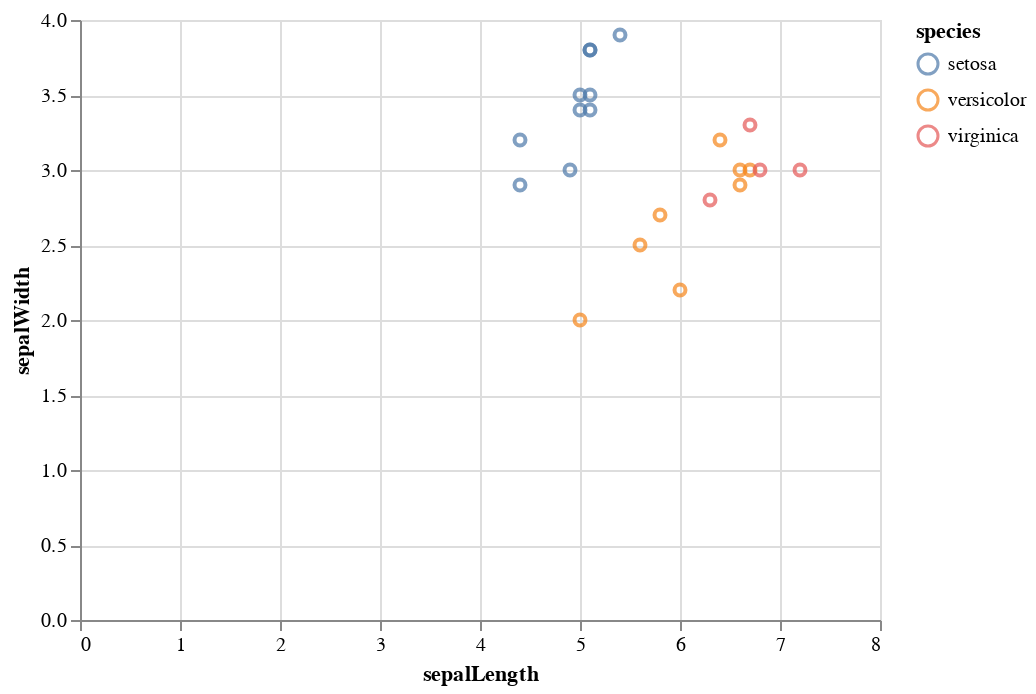

The notebook cell this image was saved under:
### Code cell
iris_comp_plot = alt.Chart(iris_comp20).mark_point().encode(
    x=x,
    y=y,
    color='species',
    tooltip=(x,y)
).interactive()

iris_comp_plot

### Figure 1 — Vega-Lite specification as saved in the notebook (floating-point values rounded to 4 significant figures)
{"config": {"view": {"continuousWidth": 400, "continuousHeight": 300}}, "data": {"name": "data-a0469d662680162d608612a640bc216e"}, "mark": "point", "encoding": {"color": {"field": "species", "type": "nominal"}, "tooltip": [{"field": "sepalLength", "type": "quantitative"}, {"field": "sepalWidth", "type": "quantitative"}], "x": {"field": "sepalLength", "type": "quantitative"}, "y": {"field": "sepalWidth", "type": "quantitative"}}, "selection": {"selector003": {"type": "interval", "bind": "scales", "encodings": ["x", "y"]}}, "$schema": "https://vega.github.io/schema/vega-lite/v4.17.0.json", "datasets": {"data-a0469d662680162d608612a640bc216e": [{"sepalLength": 5.1, "sepalWidth": 3.5, "petalLength": 1.4, "petalWidth": 0.2, "species": "setosa"}, {"sepalLength": 4.9, "sepalWidth": 3.0, "petalLength": 1.4, "petalWidth": 0.2, "species": "setosa"}, {"sepalLength": 4.4, "sepalWidth": 2.9, "petalLength": 1.4, "petalWidth": 0.2, "species": "setosa"}, {"sepalLength": 5.4, "sepalWidth": 3.9, "petalLength": 1.3, "petalWidth": 0.4, "species": "setosa"}, {"sepalLength": 5.1, "sepalWidth": 3.8, "petalLength": 1.5, "petalWidth": 0.3, "species": "setosa"}, {"sepalLength": 5.0, "sepalWidth": 3.4, "petalLength": 1.6, "petalWidth": 0.4, "species": "setosa"}, {"sepalLength": 5.1, "sepalWidth": 3.4, "petalLength": 1.5, "petalWidth": 0.2, "species": "setosa"}, {"sepalLength": 5.0, "sepalWidth": 3.5, "petalLength": 1.3, "petalWidth": 0.3, "species": "setosa"}, {"sepalLength": 4.4, "sepalWidth": 3.2, "petalLength": 1.3, "petalWidth": 0.2, "species": "setosa"}, {"sepalLength": 5.1, "sepalWidth": 3.8, "petalLength": 1.9, "petalWidth": 0.4, "species": "setosa"}, {"sepalLength": 6.4, "sepalWidth": 3.2, "petalLength": 4.5, "petalWidth": 1.5, "species": "versicolor"}, {"sepalLength": 6.6, "sepalWidth": 2.9, "petalLength": 4.6, "petalWidth": 1.3, "species": "versicolor"}, {"sepalLength": 5.0, "sepalWidth": 2.0, "petalLength": 3.5, "petalWidth": 1.0, "species": "versicolor"}, {"sepalLength": 6.0, "sepalWidth": 2.2, "petalLength": 4.0, "petalWidth": 1.0, "species": "versicolor"}, {"sepalLength": 5.6, "sepalWidth": 2.5, "petalLength": 3.9, "petalWidth": 1.1, "species": "versicolor"}, {"sepalLength": 6.6, "sepalWidth": 3.0, "petalLength": 4.4, "petalWidth": 1.4, "species": "versicolor"}, {"sepalLength": 6.7, "sepalWidth": 3.0, "petalLength": 5.0, "petalWidth": 1.7, "species": "versicolor"}, {"sepalLength": 5.8, "sepalWidth": 2.7, "petalLength": 3.9, "petalWidth": 1.2, "species": "versicolor"}, {"sepalLength": 6.8, "sepalWidth": 3.0, "petalLength": 5.5, "petalWidth": 2.1, "species": "virginica"}, {"sepalLength": 7.2, "sepalWidth": 3.0, "petalLength": 5.8, "petalWidth": 1.6, "species": "virginica"}, {"sepalLength": 6.3, "sepalWidth": 2.8, "petalLength": 5.1, "petalWidth": 1.5, "species": "virginica"}, {"sepalLength": 6.7, "sepalWidth": 3.3, "petalLength": 5.7, "petalWidth": 2.5, "species": "virginica"}]}}
